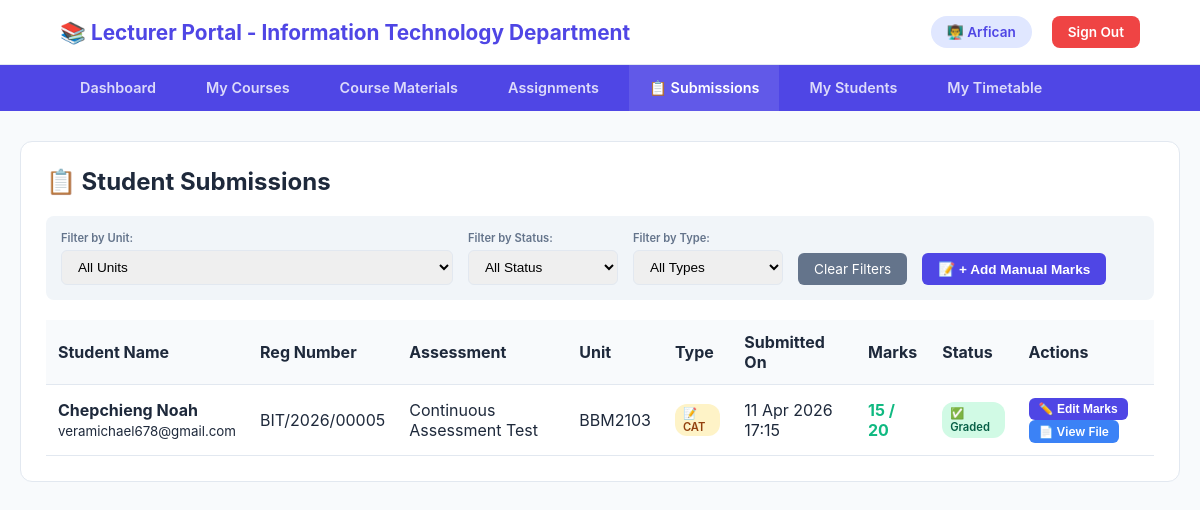
/Lecturer/lecturer_dashboard.php?section=submissions (signed in), run on an earlier commit of the app's database.
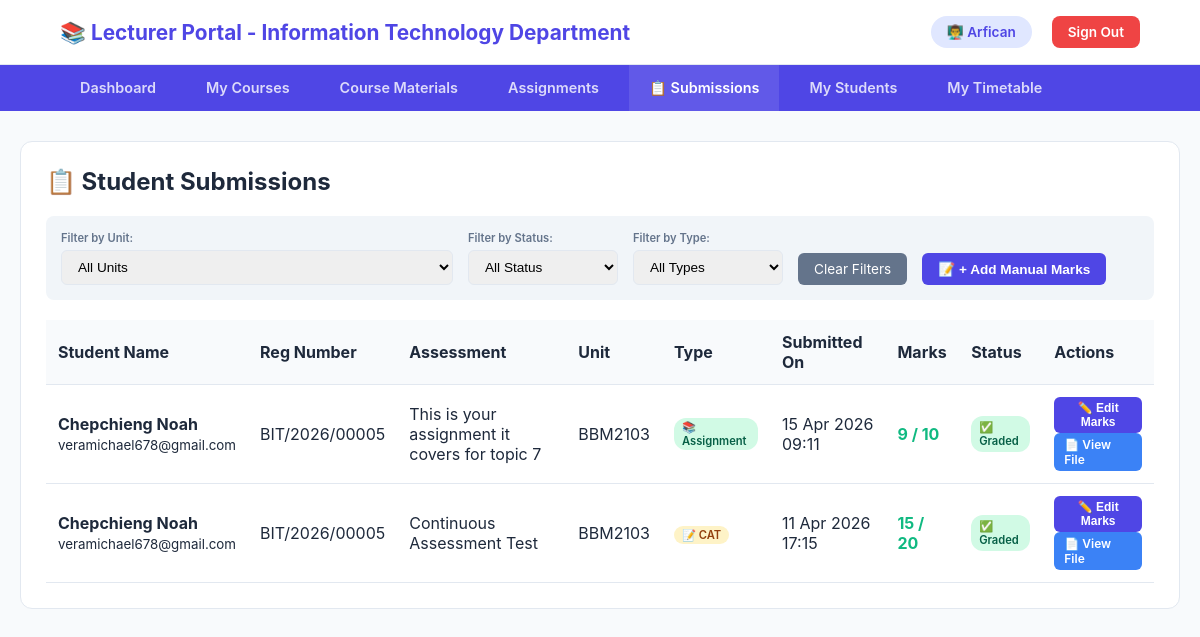
And on a later commit of the database.
### tables this page shows
CREATE TABLE `assignment_submissions` (
  `id` int(11) NOT NULL,
  `assignment_id` int(11) NOT NULL,
  `unit_code` varchar(20) DEFAULT NULL,
  `student_reg` varchar(50) NOT NULL,
  `submission_text` longtext DEFAULT NULL,
  `file_path` varchar(500) DEFAULT NULL,
  `submitted_at` datetime NOT NULL,
  `obtained_marks` int(11) DEFAULT NULL,
  `total_marks` int(11) DEFAULT NULL,
  `feedback` text DEFAULT NULL,
  `status` enum('submitted','graded','late') DEFAULT 'submitted'
);

CREATE TABLE `users` (
  `id` int(11) NOT NULL,
  `full_name` varchar(100) NOT NULL,
  `reg_number` varchar(50) NOT NULL,
  `email` varchar(100) NOT NULL,
  `password` varchar(255) NOT NULL,
  `password_changed` tinyint(1) NOT NULL DEFAULT 0,
  `role` enum('student','admin','lecturer') NOT NULL DEFAULT 'student',
  `department` varchar(100) NOT NULL,
  `phone` varchar(20) DEFAULT NULL,
  `created_at` timestamp NOT NULL DEFAULT current_timestamp(),
  `survey_done` tinyint(1) DEFAULT 0
);

CREATE TABLE `assignments` (
  `id` int(11) NOT NULL,
  `unit_code` varchar(20) NOT NULL,
  `title` varchar(255) NOT NULL,
  `description` text NOT NULL,
  `file_path` varchar(500) NOT NULL,
  `due_date` date NOT NULL,
  `total_marks` int(11) NOT NULL,
  `assessment_type` enum('CAT','Assignment','Exam') NOT NULL DEFAULT 'Assignment',
  `created_by` varchar(100) NOT NULL,
  `created_at` datetime NOT NULL
);

### Lecturer/lecturer_dashboard.php (the view, shortened to what this page needs)
<?php
$lecturer_name = $_SESSION['user_name'];
$lecturer_dept = $_SESSION['department'];
$conn = mysqli_connect("localhost", "root", "", "Portal-Asisstant-AI");
$section = $_GET['section'] ?? 'dashboard';
$submission_filter_status = $_GET['submission_status'] ?? '';
$submission_filter_type = $_GET['submission_type'] ?? '';
?>
<!DOCTYPE html>
<html lang="en">
<head>
</head>
<body>
<header>
    <div class="branding">
        <h1>📚 Lecturer Portal - <?php echo htmlspecialchars($lecturer_dept); ?> Department</h1>
    </div>
    <div class="user-info">
        <span class="user-badge">👨‍🏫 <?php echo htmlspecialchars($lecturer_name); ?></span>
        <a href="../logout.php" class="logout-btn">Sign Out</a>
    </div>
</header>
<nav>
    <div class="nav-top">
        <a href="?section=dashboard" class="<?php echo $section === 'dashboard' ? 'active' : ''; ?>">Dashboard</a>
        <a href="?section=my_courses" class="<?php echo $section === 'my_courses' ? 'active' : ''; ?>">My Courses</a>
        <a href="?section=materials" class="<?php echo $section === 'materials' ? 'active' : ''; ?>">Course Materials</a>
        <a href="?section=assignments" class="<?php echo $section === 'assignments' ? 'active' : ''; ?>">Assignments</a>
        <a href="?section=submissions" class="<?php echo $section === 'submissions' ? 'active' : ''; ?>">📋 Submissions</a>
        <a href="?section=students" class="<?php echo $section === 'students' ? 'active' : ''; ?>">My Students</a>
        <a href="?section=timetable" class="<?php echo $section === 'timetable' ? 'active' : ''; ?>">My Timetable</a>
    </div>
</nav>
<div class="container">
    <?php
    switch($section) {
        case 'dashboard': ?>
        <?php break;
        case 'submissions':
            $selected_unit = $_GET['unit'] ?? '';
            $submissions_query = "SELECT s.*, a.title as assignment_title, a.total_marks, a.assessment_type, a.unit_code as assignment_unit_code, u.full_name, u.reg_number, u.email
                                 FROM assignment_submissions s
                                 JOIN assignments a ON s.assignment_id = a.id
                                 JOIN users u ON s.student_reg = u.reg_number
                                 WHERE a.created_by = '$lecturer_name' AND s.assignment_id != 0";
            $submissions_query .= " ORDER BY s.submitted_at DESC";
            $submissions_result = mysqli_query($conn, $submissions_query);
            ?>
            <div class="section-box">
                <h2>📋 Student Submissions</h2>
                <div class="filter-bar">
                    <div class="filter-group">
                        <label>Filter by Unit:</label>
                        <select onchange="location.href='?section=submissions&unit='+this.value+'&submission_status=<?php echo $submission_filter_status; ?>&submission_type=<?php echo $submission_filter_type; ?>'">
                            <option value="">All Units</option>
                        </select>
                    </div>
                    <div class="filter-group">
                        <label>Filter by Status:</label>
                        <select onchange="location.href='?section=submissions&unit=<?php echo $selected_unit; ?>&submission_status='+this.value+'&submission_type=<?php echo $submission_filter_type; ?>'">
                            <option value="">All Status</option>
                        </select>
                    </div>
                    <div class="filter-group">
                        <label>Filter by Type:</label>
                        <select onchange="location.href='?section=submissions&unit=<?php echo $selected_unit; ?>&submission_status=<?php echo $submission_filter_status; ?>&submission_type='+this.value">
                            <option value="">All Types</option>
                        </select>
                    </div>
                    <div class="filter-group">
                        <a href="?section=submissions">Clear Filters</a>
                    </div>
                    <div class="filter-group">
                        <button onclick="openModal('manualMarksModal')" class="btn btn-warning">📝 + Add Manual Marks</button>
                    </div>
                </div>
                <?php if (mysqli_num_rows($submissions_result) == 0): ?>
                    <div class="no-data">
                        <p>📭 No student submissions found with the selected filters.</p>
                        <p>Click "Add Manual Marks" to record marks for physical submissions.</p>
                    </div>
                <?php else: ?>
                    <div style="overflow-x: auto;">
                        <table class="data-table">
                            <thead>
                                <tr>
                                    <th>Student Name</th>
                                    <th>Reg Number</th>
                                    <th>Assessment</th>
                                    <th>Unit</th>
                                    <th>Type</th>
                                    <th>Submitted On</th>
                                    <th>Marks</th>
                                    <th>Status</th>
                                    <th>Actions</th>
                                </tr>
                            </thead>
                            <tbody>
                                <?php while($sub = mysqli_fetch_assoc($submissions_result)):
                                    $type_class = ($sub['assessment_type'] == 'CAT') ? 'type-cat' : (($sub['assessment_type'] == 'Exam') ? 'type-exam' : 'type-assignment');
                                    $type_icon = ($sub['assessment_type'] == 'CAT') ? '📝' : (($sub['assessment_type'] == 'Exam') ? '📖' : '📚');
                                ?>
                                    <tr>
                                        <td><strong><?php echo htmlspecialchars($sub['full_name']); ?></strong><br>
                                            <small><?php echo $sub['email']; ?></small>
                                         </div>
                                        <td><?php echo $sub['reg_number']; ?></div>
                                        <td><?php echo htmlspecialchars($sub['assignment_title']); ?></div>
                                        <td><?php echo $sub['assignment_unit_code']; ?></div>
                                        <td><span class="type-badge <?php echo $type_class; ?>"><?php echo $type_icon . ' ' . $sub['assessment_type']; ?></span></div>
                                        <td><?php echo date('d M Y H:i', strtotime($sub['submitted_at'])); ?></div>
                                        <td>
                                            <?php if($sub['obtained_marks'] !== null): ?>
                                                <span class="marks-awarded"><?php echo $sub['obtained_marks']; ?> / <?php echo $sub['total_marks']; ?></span>
                                            <?php else: ?>
                                                <span class="marks-pending">Not graded</span>
                                            <?php endif; ?>
                                        <td>
                                            <?php if($sub['status'] == 'graded'): ?>
                                                <span class="status-badge" style="background: #d1fae5; color: #065f46;">✅ Graded</span>
                                            <?php else: ?>
                                                <span class="status-badge" style="background: #fed7aa; color: #92400e;">⏳ Pending</span>
                                            <?php endif; ?>
                                        <td>
                                            <button onclick="openGradeModal(<?php echo $sub['id']; ?>, '<?php echo addslashes($sub['full_name']); ?>', '<?php echo addslashes($sub['assignment_title']); ?>', <?php echo $sub['total_marks']; ?>, <?php echo $sub['obtained_marks'] ?? 'null'; ?>, '<?php echo addslashes($sub['feedback'] ?? ''); ?>', '<?php echo $sub['assessment_type']; ?>')" class="btn btn-primary btn-sm">
                                                <?php echo ($sub['obtained_marks'] !== null) ? '✏️ Edit Marks' : '🎯 Award Marks'; ?>
                                            </button>
                                            <?php if($sub['file_path']): ?>
                                                <a href="../uploads/submissions/<?php echo $sub['file_path']; ?>" target="_blank" class="btn btn-info btn-sm">📄 View File</a>
                                            <?php endif; ?>
                                    </tr>
                                <?php endwhile; ?>
                <?php endif; ?>
        <?php break;
            ?>
        <?php break;
    }
    ?>
</body>
</html>

### Lecturer/lecturer_dashboard.php (style rules this page uses)
:root { --primary: #4f46e5; --primary-dark: #3730a3; --bg: #f8fafc; --white: #ffffff; --text-main: #1e293b; --text-light: #64748b; --border: #e2e8f0; --accent: #e0e7ff; --success: #10b981; --warning: #f59e0b; --danger: #ef4444; --info: #3b82f6; }
* { margin: 0; padding: 0; box-sizing: border-box; }
body { font-family: 'Inter', system-ui, sans-serif; background: var(--bg); color: var(--text-main); }
header { background: var(--white); border-bottom: 1px solid var(--border); padding: 1rem 5%; display: flex; align-items: center; justify-content: space-between; flex-wrap: wrap; gap: 15px; }
.branding h1 { font-size: 1.3rem; color: var(--primary); }
.user-info { display: flex; align-items: center; gap: 20px; }
.user-badge { background: var(--accent); padding: 8px 16px; border-radius: 20px; font-size: 0.85rem; font-weight: 600; color: var(--primary); }
.logout-btn { background: var(--danger); color: white; padding: 8px 16px; border-radius: 8px; text-decoration: none; font-size: 0.85rem; font-weight: 600; }
nav { background: var(--primary); padding: 0 5%; }
.nav-top { display: flex; gap: 10px; flex-wrap: wrap; }
nav a { color: rgba(255,255,255,0.8); text-decoration: none; padding: 14px 20px; font-size: 0.9rem; font-weight: 600; transition: 0.3s; }
nav a:hover, nav a.active { color: white; background: rgba(255,255,255,0.1); }
.container { max-width: 1400px; margin: 30px auto; padding: 0 20px; }
.section-box { background: var(--white); border-radius: 12px; border: 1px solid var(--border); padding: 25px; margin-bottom: 30px; }
.section-box h2, .section-box h3 { margin-bottom: 20px; color: var(--text-main); }
.data-table { width: 100%; border-collapse: collapse; }
.data-table th, .data-table td { padding: 12px; text-align: left; border-bottom: 1px solid var(--border); }
.data-table th { background: var(--bg); font-weight: 700; }
.btn { padding: 8px 16px; border-radius: 6px; border: none; cursor: pointer; font-size: 0.85rem; font-weight: 600; text-decoration: none; display: inline-block; }
.btn-warning { background: var(--warning); color: white; }
.btn-primary { background: var(--primary); color: white; }
.btn-info { background: var(--info); color: white; }
.btn-sm { padding: 4px 10px; font-size: 0.75rem; }
.status-badge { padding: 4px 8px; border-radius: 12px; font-size: 0.7rem; font-weight: 600; display: inline-block; }
.filter-bar { margin-bottom: 20px; padding: 15px; background: #f1f5f9; border-radius: 8px; display: flex; gap: 15px; flex-wrap: wrap; align-items: flex-end; }
.filter-group { display: flex; flex-direction: column; gap: 5px; }
.filter-group label { font-size: 0.7rem; font-weight: 600; color: var(--text-light); }
.filter-group select, .filter-group input { padding: 8px 12px; border: 1px solid var(--border); border-radius: 6px; font-size: 0.85rem; min-width: 150px; }
.filter-group button { padding: 8px 16px; background: var(--primary); color: white; border: none; border-radius: 6px; cursor: pointer; font-size: 0.85rem; }
.filter-group a { padding: 8px 16px; background: #64748b; color: white; border-radius: 6px; text-decoration: none; font-size: 0.85rem; display: inline-block; text-align: center; }
.marks-awarded { font-weight: 700; color: var(--success); }
.type-badge { display: inline-block; padding: 2px 8px; border-radius: 12px; font-size: 0.7rem; font-weight: 600; }
.type-cat { background: #fef3c7; color: #92400e; }
.type-assignment { background: #d1fae5; color: #065f46; }

What changed in the data, as far as the page shows it:
added assignment_submissions: users.full_name "Chepchieng Noah", users.email "veramichael678@gmail.com", users.reg_number "BIT/2026/00005", assignment.title "This is your assignment it covers for topic 7", assignment.unit_code "BBM2103", assignment.assessment_type "📚", assignment.assessment_type "Assignment", submitted_at "15 Apr 2026 09:11", obtained_marks "9", assignment.total_marks "10", status "✅ Graded", shows "✏️ Edit Marks"
